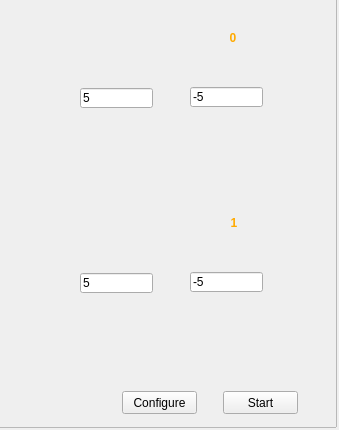
<?xml version="1.0" encoding="UTF-8"?>
<ui version="4.0">
 <class>StreamingAOClass</class>
 <widget class="QDialog" name="StreamingAOClass">
  <property name="geometry">
   <rect>
    <x>0</x>
    <y>0</y>
    <width>339</width>
    <height>430</height>
   </rect>
  </property>
  <property name="minimumSize">
   <size>
    <width>339</width>
    <height>430</height>
   </size>
  </property>
  <property name="maximumSize">
   <size>
    <width>339</width>
    <height>430</height>
   </size>
  </property>
  <property name="windowTitle">
   <string>Streaming AO</string>
  </property>
  <widget class="QFrame" name="background">
   <property name="geometry">
    <rect>
     <x>-3</x>
     <y>-3</y>
     <width>340</width>
     <height>431</height>
    </rect>
   </property>
   <property name="minimumSize">
    <size>
     <width>340</width>
     <height>431</height>
    </size>
   </property>
   <property name="styleSheet">
    <string notr="true">QFrame#background{background-image:url(:/StreamingAO/Resources/ao.png)}</string>
   </property>
   <property name="frameShape">
    <enum>QFrame::StyledPanel</enum>
   </property>
   <property name="frameShadow">
    <enum>QFrame::Raised</enum>
   </property>
   <widget class="QPushButton" name="BtnSineA">
    <property name="geometry">
     <rect>
      <x>79</x>
      <y>127</y>
      <width>51</width>
      <height>51</height>
     </rect>
    </property>
    <property name="minimumSize">
     <size>
      <width>51</width>
      <height>51</height>
     </size>
    </property>
    <property name="maximumSize">
     <size>
      <width>51</width>
      <height>51</height>
     </size>
    </property>
    <property name="styleSheet">
     <string notr="true">background:url(:/StreamingAO/Resources/sine.png)</string>
    </property>
    <property name="text">
     <string/>
    </property>
    <property name="checkable">
     <bool>true</bool>
    </property>
    <property name="flat">
     <bool>true</bool>
    </property>
   </widget>
   <widget class="QPushButton" name="BtnSquareA">
    <property name="geometry">
     <rect>
      <x>218</x>
      <y>127</y>
      <width>51</width>
      <height>51</height>
     </rect>
    </property>
    <property name="minimumSize">
     <size>
      <width>51</width>
      <height>51</height>
     </size>
    </property>
    <property name="maximumSize">
     <size>
      <width>51</width>
      <height>51</height>
     </size>
    </property>
    <property name="styleSheet">
     <string notr="true">background:url(:/StreamingAO/Resources/square.png)</string>
    </property>
    <property name="text">
     <string/>
    </property>
    <property name="checkable">
     <bool>true</bool>
    </property>
    <property name="flat">
     <bool>true</bool>
    </property>
   </widget>
   <widget class="QPushButton" name="BtnTriangleA">
    <property name="geometry">
     <rect>
      <x>148</x>
      <y>127</y>
      <width>51</width>
      <height>51</height>
     </rect>
    </property>
    <property name="minimumSize">
     <size>
      <width>51</width>
      <height>51</height>
     </size>
    </property>
    <property name="maximumSize">
     <size>
      <width>51</width>
      <height>51</height>
     </size>
    </property>
    <property name="styleSheet">
     <string notr="true">background:url(:/StreamingAO/Resources/triangle.png)</string>
    </property>
    <property name="text">
     <string/>
    </property>
    <property name="checkable">
     <bool>true</bool>
    </property>
    <property name="flat">
     <bool>true</bool>
    </property>
   </widget>
   <widget class="QPushButton" name="BtnSineB">
    <property name="geometry">
     <rect>
      <x>79</x>
      <y>310</y>
      <width>51</width>
      <height>51</height>
     </rect>
    </property>
    <property name="minimumSize">
     <size>
      <width>51</width>
      <height>51</height>
     </size>
    </property>
    <property name="maximumSize">
     <size>
      <width>51</width>
      <height>51</height>
     </size>
    </property>
    <property name="styleSheet">
     <string notr="true">background:url(:/StreamingAO/Resources/sine.png)</string>
    </property>
    <property name="text">
     <string/>
    </property>
    <property name="checkable">
     <bool>true</bool>
    </property>
    <property name="flat">
     <bool>true</bool>
    </property>
   </widget>
   <widget class="QPushButton" name="BtnTriangleB">
    <property name="geometry">
     <rect>
      <x>150</x>
      <y>310</y>
      <width>51</width>
      <height>51</height>
     </rect>
    </property>
    <property name="minimumSize">
     <size>
      <width>51</width>
      <height>51</height>
     </size>
    </property>
    <property name="maximumSize">
     <size>
      <width>51</width>
      <height>51</height>
     </size>
    </property>
    <property name="styleSheet">
     <string notr="true">background:url(:/StreamingAO/Resources/triangle.png)</string>
    </property>
    <property name="text">
     <string/>
    </property>
    <property name="checkable">
     <bool>true</bool>
    </property>
    <property name="flat">
     <bool>true</bool>
    </property>
   </widget>
   <widget class="QPushButton" name="BtnSquareB">
    <property name="geometry">
     <rect>
      <x>218</x>
      <y>310</y>
      <width>51</width>
      <height>51</height>
     </rect>
    </property>
    <property name="minimumSize">
     <size>
      <width>51</width>
      <height>51</height>
     </size>
    </property>
    <property name="maximumSize">
     <size>
      <width>51</width>
      <height>51</height>
     </size>
    </property>
    <property name="styleSheet">
     <string notr="true">background:url(:/StreamingAO/Resources/square.png)</string>
    </property>
    <property name="text">
     <string/>
    </property>
    <property name="checkable">
     <bool>true</bool>
    </property>
    <property name="flat">
     <bool>true</bool>
    </property>
   </widget>
   <widget class="QLineEdit" name="txtboxHiLevelA">
    <property name="geometry">
     <rect>
      <x>83</x>
      <y>91</y>
      <width>73</width>
      <height>20</height>
     </rect>
    </property>
    <property name="minimumSize">
     <size>
      <width>73</width>
      <height>20</height>
     </size>
    </property>
    <property name="maximumSize">
     <size>
      <width>73</width>
      <height>20</height>
     </size>
    </property>
    <property name="text">
     <string>5</string>
    </property>
   </widget>
   <widget class="QLineEdit" name="txtboxLoLevelA">
    <property name="geometry">
     <rect>
      <x>193</x>
      <y>90</y>
      <width>73</width>
      <height>20</height>
     </rect>
    </property>
    <property name="minimumSize">
     <size>
      <width>73</width>
      <height>20</height>
     </size>
    </property>
    <property name="maximumSize">
     <size>
      <width>73</width>
      <height>20</height>
     </size>
    </property>
    <property name="text">
     <string>-5</string>
    </property>
   </widget>
   <widget class="QLineEdit" name="txtboxLoLevelB">
    <property name="geometry">
     <rect>
      <x>193</x>
      <y>275</y>
      <width>73</width>
      <height>20</height>
     </rect>
    </property>
    <property name="minimumSize">
     <size>
      <width>73</width>
      <height>20</height>
     </size>
    </property>
    <property name="maximumSize">
     <size>
      <width>73</width>
      <height>20</height>
     </size>
    </property>
    <property name="text">
     <string>-5</string>
    </property>
   </widget>
   <widget class="QLineEdit" name="txtboxHiLevelB">
    <property name="geometry">
     <rect>
      <x>83</x>
      <y>276</y>
      <width>73</width>
      <height>20</height>
     </rect>
    </property>
    <property name="minimumSize">
     <size>
      <width>73</width>
      <height>20</height>
     </size>
    </property>
    <property name="maximumSize">
     <size>
      <width>73</width>
      <height>20</height>
     </size>
    </property>
    <property name="text">
     <string>5</string>
    </property>
   </widget>
   <widget class="QLabel" name="chLabelA">
    <property name="geometry">
     <rect>
      <x>228</x>
      <y>33</y>
      <width>16</width>
      <height>16</height>
     </rect>
    </property>
    <property name="minimumSize">
     <size>
      <width>16</width>
      <height>16</height>
     </size>
    </property>
    <property name="maximumSize">
     <size>
      <width>16</width>
      <height>16</height>
     </size>
    </property>
    <property name="font">
     <font>
      <pointsize>9</pointsize>
      <weight>75</weight>
      <bold>true</bold>
     </font>
    </property>
    <property name="styleSheet">
     <string notr="true">color:rgb(255, 170, 0)</string>
    </property>
    <property name="text">
     <string>0</string>
    </property>
    <property name="textFormat">
     <enum>Qt::RichText</enum>
    </property>
    <property name="alignment">
     <set>Qt::AlignCenter</set>
    </property>
   </widget>
   <widget class="QLabel" name="chLabelB">
    <property name="geometry">
     <rect>
      <x>229</x>
      <y>218</y>
      <width>16</width>
      <height>16</height>
     </rect>
    </property>
    <property name="minimumSize">
     <size>
      <width>16</width>
      <height>16</height>
     </size>
    </property>
    <property name="maximumSize">
     <size>
      <width>16</width>
      <height>16</height>
     </size>
    </property>
    <property name="font">
     <font>
      <family>MS Shell Dlg 2</family>
      <pointsize>9</pointsize>
      <weight>75</weight>
      <bold>true</bold>
     </font>
    </property>
    <property name="styleSheet">
     <string notr="true">color:rgb(255, 170, 0)</string>
    </property>
    <property name="text">
     <string>1</string>
    </property>
    <property name="textFormat">
     <enum>Qt::RichText</enum>
    </property>
    <property name="alignment">
     <set>Qt::AlignCenter</set>
    </property>
   </widget>
   <widget class="QPushButton" name="btnConfigure">
    <property name="geometry">
     <rect>
      <x>125</x>
      <y>394</y>
      <width>75</width>
      <height>23</height>
     </rect>
    </property>
    <property name="minimumSize">
     <size>
      <width>75</width>
      <height>23</height>
     </size>
    </property>
    <property name="maximumSize">
     <size>
      <width>75</width>
      <height>23</height>
     </size>
    </property>
    <property name="text">
     <string>Configure</string>
    </property>
   </widget>
   <widget class="QPushButton" name="btnStart">
    <property name="geometry">
     <rect>
      <x>226</x>
      <y>394</y>
      <width>75</width>
      <height>23</height>
     </rect>
    </property>
    <property name="minimumSize">
     <size>
      <width>75</width>
      <height>23</height>
     </size>
    </property>
    <property name="maximumSize">
     <size>
      <width>75</width>
      <height>23</height>
     </size>
    </property>
    <property name="text">
     <string>Start</string>
    </property>
   </widget>
  </widget>
 </widget>
 <layoutdefault spacing="6" margin="11"/>
 <resources/>
 <connections/>
</ui>
